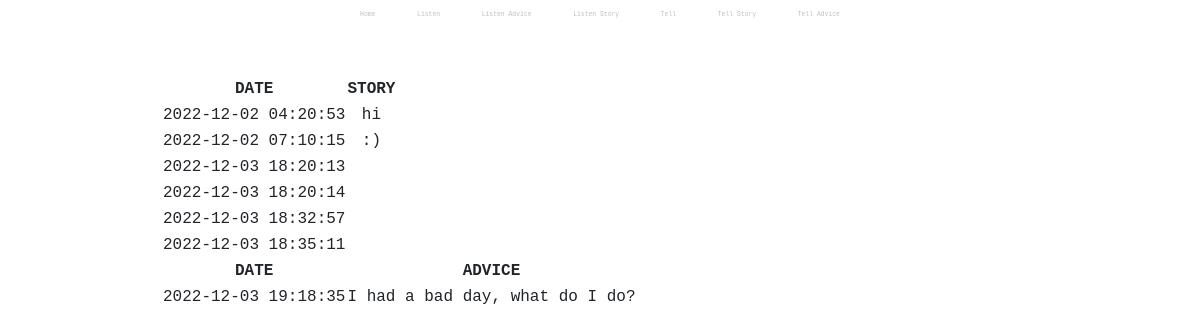
The app's page /listen, older data.
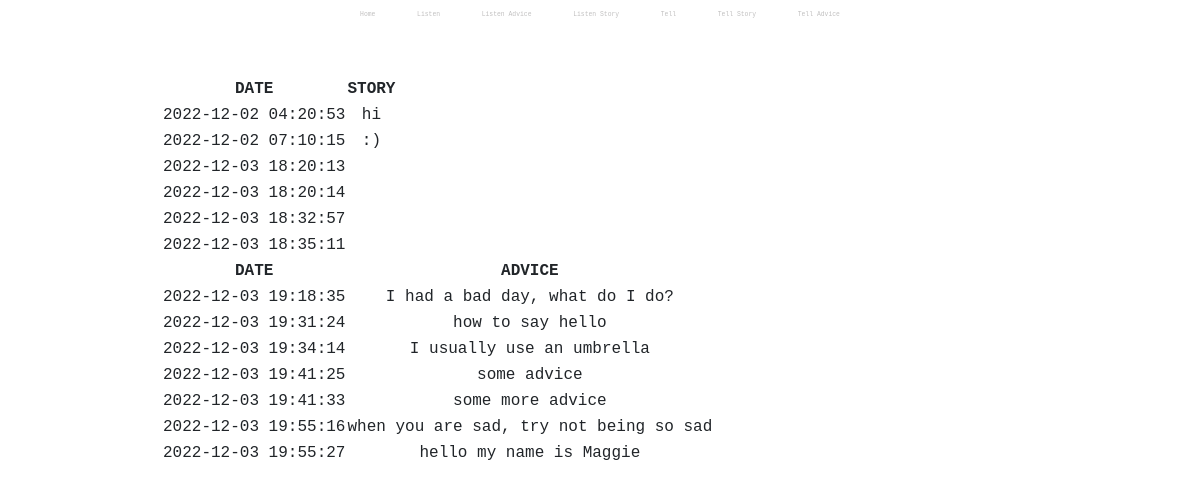
The same page, newer data.
### tables this page shows
CREATE TABLE post (
                    post_id INTEGER NOT NULL UNIQUE,
                    post_entry TEXT NOT NULL,
                    post_time DATETIME NOT NULL DEFAULT CURRENT_TIMESTAMP,
                    post_replyability text,
                    PRIMARY KEY(post_id AUTOINCREMENT)
                );

CREATE TABLE reply (
                    reply_id INTEGER NOT NULL UNIQUE,
                    post_id INTEGER,
                    reply_entry TEXT NOT NULL,
                    reply_time DATETIME NOT NULL DEFAULT CURRENT_TIMESTAMP,
                    PRIMARY KEY(reply_id AUTOINCREMENT),
                    FOREIGN KEY(post_id) REFERENCES post(post_id)
                );

### app.py (the view)
@app.route("/listen")
def listen():
    stories = db.execute("SELECT * FROM post ORDER BY post_time")
    advice = db.execute("SELECT * FROM reply ORDER BY reply_time")
    return render_template("listen.html", stories=stories, advice=advice)

### templates/listen.html (shortened to what this page needs)
{% extends "layout.html" %}
{% block main %}
<table>
    <thead>
        <tr>
        <th>DATE</th>
        <th>STORY</th>
        </tr>
    </thead>
    <tbody>
        {% for i in stories %}
        <tr>
            <td>{{ i.post_time }}</td>
            <td>{{ i.post_entry }}</td>
        </tr>
        {% endfor %}
    </tbody>
</table>
<table>
    <thead>
        <tr>
        <th>DATE</th>
        <th>ADVICE</th>
        </tr>
    </thead>
    <tbody>
        {% for i in advice %}
        <tr>
            <td>{{ i.reply_time }}</td>
            <td>{{ i.reply_entry }}</td>
        </tr>
        {% endfor %}
    </tbody>
</table>
{% endblock %}

### templates/layout.html (shortened to what this page needs)
<!DOCTYPE html>
<html lang="en">
    <head>
        <link href="https://cdn.jsdelivr.net/npm/bootstrap@5.1.3/dist/css/bootstrap.min.css" rel="stylesheet">
        <link href="/static/styles.css" rel="stylesheet">
    </head>
    <body>
        <nav>
            <a class="nav-link" href="/">Home</a>
            <a class="nav-link" href="/listen">Listen</a>
            <a class="nav-link" href="/listen_advice">Listen Advice</a>
            <a class="nav-link" href="/listen_story">Listen Story</a>
            <a class="nav-link" href="/tell">Tell</a>
            <a class="nav-link" href="/tell_story">Tell Story</a>
            <a class="nav-link" href="/tell_advice">Tell Advice</a>
        </nav>
        <main class="container-fluid py-5 text-center">
            {% block main %}{% endblock %}
        </main>
    </body>
</html>

### static/styles.css (style rules this page uses)
body { display: block; margin-left: auto; margin-right: auto; width: 75%; text-align: center; text-decoration: none; font-family: 'andale mono', monospace; }
a { text-decoration: none; }
nav { display: inline-block; text-decoration: none; }
.nav-link { display: inline-block; text-decoration: none; font-size: 40%; color: rgb(193, 192, 192); }

Row changes from the older to the newer data that the page shows:
added reply: reply_time "2022-12-03 19:31:24", reply_entry "how to say hello"
added reply: reply_time "2022-12-03 19:34:14", reply_entry "I usually use an umbrella"
added reply: reply_time "2022-12-03 19:41:25", reply_entry "some advice"
added reply: reply_time "2022-12-03 19:41:33", reply_entry "some more advice"
added reply: reply_time "2022-12-03 19:55:16", reply_entry "when you are sad, try not being so sad"
added reply: reply_time "2022-12-03 19:55:27", reply_entry "hello my name is Maggie"
